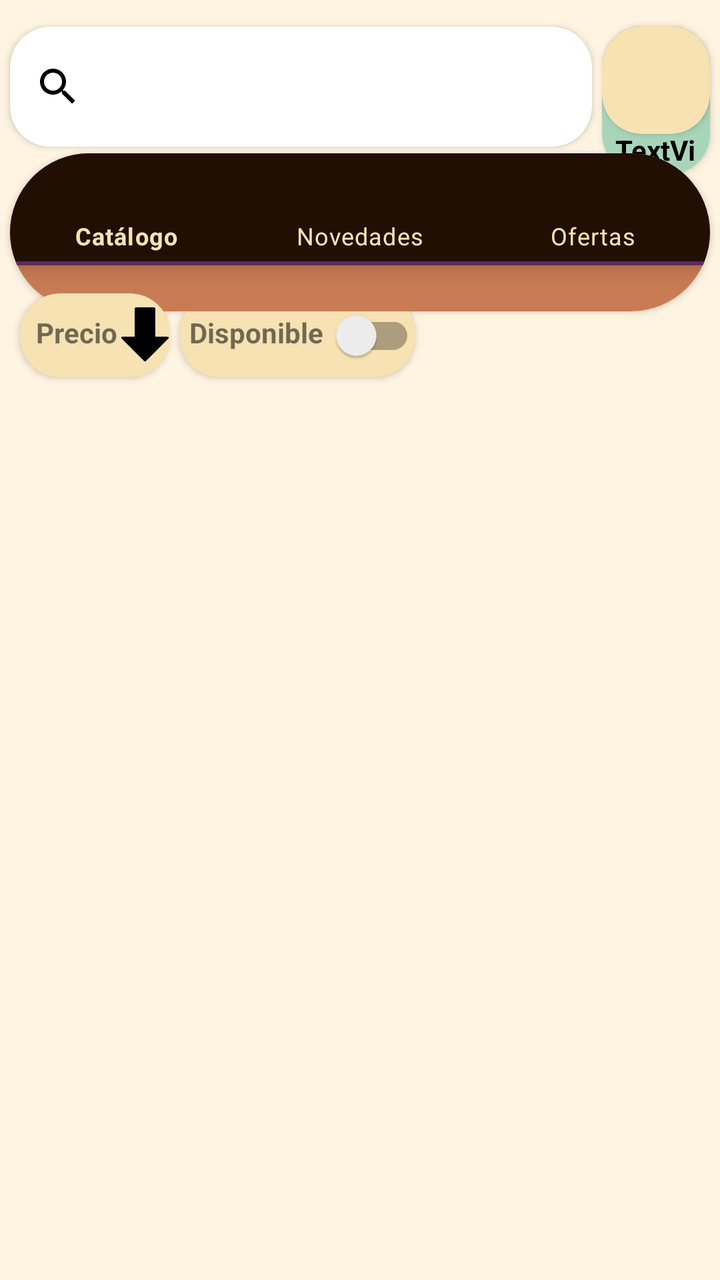
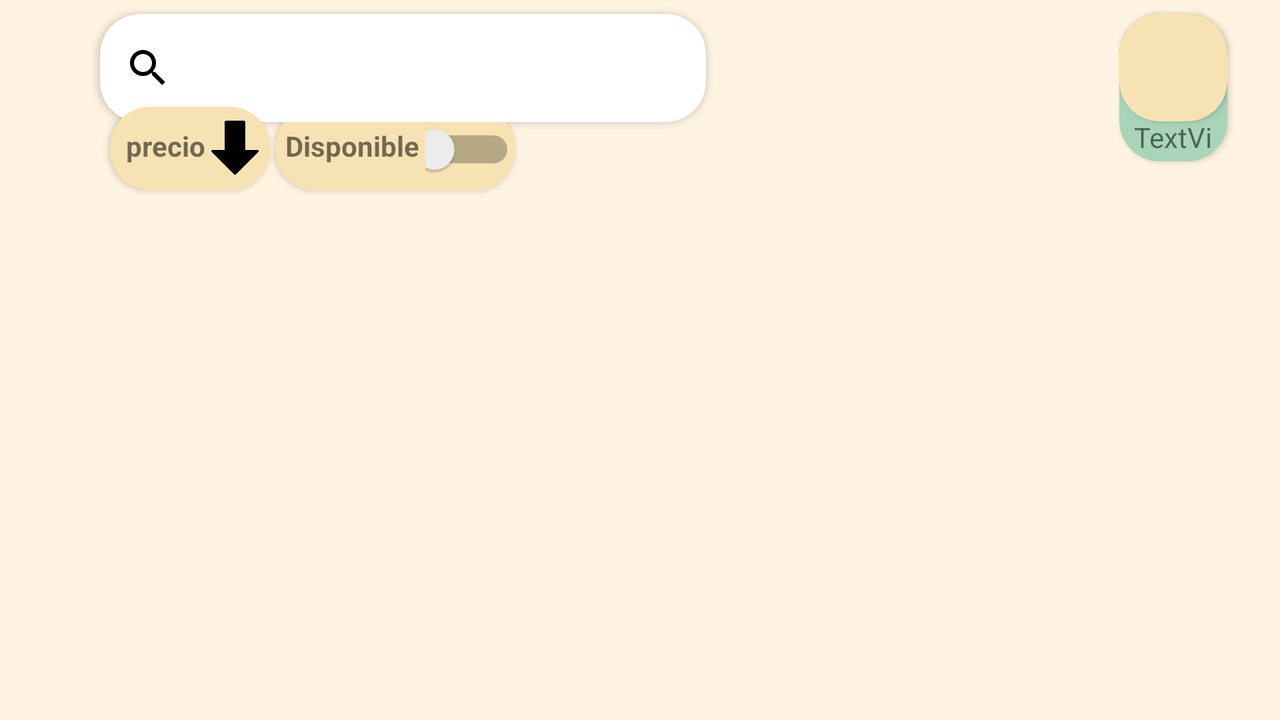

The same Android screen from two of the app's own layout files: first res/layout/ as a phone draws it, then the author's variant for another configuration, drawn on a device whose configuration selects that folder. Both files follow.
<!-- AndroidManifest.xml: application theme Theme.Pasteleria.Light -->
<!-- res/layout/fragment_items.xml -->
<?xml version="1.0" encoding="utf-8"?>
<androidx.constraintlayout.widget.ConstraintLayout xmlns:android="http://schemas.android.com/apk/res/android"
    xmlns:tools="http://schemas.android.com/tools"
    android:layout_width="match_parent"
    android:layout_height="match_parent"
    xmlns:app="http://schemas.android.com/apk/res-auto"
    tools:context=".main.view.ItemsFragment">

    <androidx.cardview.widget.CardView
        android:id="@+id/cardView8"
        android:layout_width="wrap_content"
        android:layout_height="42dp"
        android:backgroundTint="@color/vainilla"
        android:elevation="5dp"
        android:layout_marginTop="15dp"
        app:cardCornerRadius="20dp"
        app:layout_constraintBottom_toBottomOf="parent"
        app:layout_constraintEnd_toEndOf="parent"
        app:layout_constraintHorizontal_bias="0.343"
        app:layout_constraintStart_toStartOf="@+id/cardView11"
        app:layout_constraintTop_toTopOf="parent"
        app:layout_constraintVertical_bias="0.226">

        <TextView
            android:id="@+id/tvStock"
            android:layout_width="wrap_content"
            android:layout_height="wrap_content"
            android:layout_marginStart="5dp"
            android:layout_marginTop="10dp"
            android:text="@string/stock_available"
            android:textStyle="bold" />

        <androidx.appcompat.widget.SwitchCompat
            android:id="@+id/switchStockFix"
            android:layout_width="wrap_content"
            android:layout_height="wrap_content"
            android:layout_marginStart="70dp"/>
    </androidx.cardview.widget.CardView>

    <androidx.cardview.widget.CardView
        android:id="@+id/cardView12"
        android:layout_width="0dp"
        android:layout_height="60dp"
        app:cardCornerRadius="20dp"
        android:layout_marginEnd="5dp"
        android:layout_marginStart="5dp"
        app:layout_constraintBottom_toBottomOf="parent"
        app:layout_constraintEnd_toStartOf="@+id/cardView9"
        app:layout_constraintHorizontal_bias="0.148"
        app:layout_constraintStart_toStartOf="parent"
        app:layout_constraintTop_toTopOf="parent"
        app:layout_constraintVertical_bias="0.023">

        <androidx.appcompat.widget.SearchView
            android:id="@+id/searchViewProductos"
            android:layout_width="match_parent"
            android:layout_height="match_parent"
            app:queryHint="@string/search_hint" />
    </androidx.cardview.widget.CardView>

    <androidx.cardview.widget.CardView
        android:id="@+id/cardView9"
        android:layout_width="54dp"
        android:layout_height="74dp"
        android:backgroundTint="@color/menta"
        android:layout_marginEnd="5dp"
        android:layout_marginBottom="5dp"
        app:cardCornerRadius="20dp"
        app:layout_constraintBottom_toBottomOf="parent"
        app:layout_constraintEnd_toEndOf="parent"
        app:layout_constraintHorizontal_bias="0.955"
        app:layout_constraintStart_toEndOf="@+id/cardView12"
        app:layout_constraintTop_toTopOf="parent"
        app:layout_constraintVertical_bias="0.023">

        <androidx.cardview.widget.CardView
            android:id="@+id/cardViewCarrito"
            android:layout_width="54dp"
            android:layout_height="54dp"
            android:backgroundTint="@color/vainilla"

            android:elevation="5dp"
            app:cardCornerRadius="20dp"
            app:layout_constraintBottom_toBottomOf="parent"
            app:layout_constraintEnd_toEndOf="parent"
            app:layout_constraintHorizontal_bias="0.955"
            app:layout_constraintStart_toStartOf="parent"
            app:layout_constraintTop_toTopOf="parent"
            app:layout_constraintVertical_bias="0.023">

            <ImageButton
                android:id="@+id/carritoButton"
                android:layout_width="44dp"
                android:layout_height="44dp"
                android:layout_gravity="center"
                android:background="@color/vainilla"
                android:contentDescription="@string/anadir_al_carrito"
                android:scaleType="centerCrop"
                app:srcCompat="@drawable/carrito" />
        </androidx.cardview.widget.CardView>

        <TextView
            android:id="@+id/precioTextView"
            android:layout_width="match_parent"
            android:layout_height="20dp"
            android:layout_marginTop="50dp" />

        <TextView
            android:id="@+id/totalItems"
            android:layout_width="wrap_content"
            android:layout_height="wrap_content"
            android:layout_gravity="center"
            android:layout_marginTop="25dp"
            android:textStyle="bold"
            android:elevation="5dp"
            android:textColor="@color/black"
            android:text="@string/total_items" />
    </androidx.cardview.widget.CardView>

    <androidx.cardview.widget.CardView
        android:id="@+id/cardView10"
        android:layout_width="0dp"
        android:layout_height="wrap_content"
        android:layout_marginEnd="5dp"
        android:layout_marginStart="5dp"
        android:maxWidth="599dp"
        app:cardCornerRadius="40dp"
        app:layout_constraintBottom_toBottomOf="@+id/cardView8"
        app:layout_constraintEnd_toEndOf="parent"
        app:layout_constraintStart_toStartOf="parent"
        android:layout_marginTop="30dp"
        android:backgroundTint="@color/caramelo"
        app:layout_constraintTop_toTopOf="@+id/cardView12">
        <com.google.android.material.bottomnavigation.BottomNavigationView
            android:id="@+id/bottom_navigation"
            android:layout_width="match_parent"
            android:layout_height="wrap_content"
            android:layout_alignParentBottom="true"
            android:background="?attr/colorPrimary"
            android:layout_marginBottom="23dp"
            app:itemIconTint="@color/caramelo"
            app:itemTextColor="@color/vainilla"
            app:layout_constraintBottom_toBottomOf="parent"
            app:layout_constraintEnd_toEndOf="parent"
            app:layout_constraintHorizontal_bias="1.0"
            app:layout_constraintStart_toStartOf="parent"
            app:layout_constraintTop_toTopOf="parent"
            app:menu="@menu/menu_items">

            <androidx.constraintlayout.widget.ConstraintLayout
                android:layout_width="match_parent"
                android:layout_height="2dp"
                android:layout_gravity="bottom"
                app:layout_constraintBottom_toBottomOf="@id/bottom_navigation"
                android:background="@color/ciruela_oscuro"/>

        </com.google.android.material.bottomnavigation.BottomNavigationView>
    </androidx.cardview.widget.CardView>

    <ProgressBar
        android:id="@+id/progressBar"
        style="?android:attr/progressBarStyleLarge"
        android:layout_width="150dp"
        android:layout_height="150dp"
        android:layout_gravity="center"
        android:visibility="visible"
        app:layout_constraintBottom_toBottomOf="parent"
        app:layout_constraintEnd_toEndOf="parent"
        app:layout_constraintHorizontal_bias="0.498"
        app:layout_constraintStart_toStartOf="parent"
        app:layout_constraintTop_toBottomOf="@+id/cardView8"
        app:layout_constraintVertical_bias="0.415" />

    <androidx.recyclerview.widget.RecyclerView
        android:id="@+id/recyclerViewCatalogoBuscar"
        android:layout_width="match_parent"
        android:layout_height="0dp"
        android:layout_marginTop="5dp"
        android:padding="8dp"
        android:scrollbars="vertical"
        app:layout_constraintBottom_toBottomOf="parent"
        app:layout_constraintEnd_toEndOf="parent"
        app:layout_constraintHorizontal_bias="0.666"
        app:layout_constraintStart_toStartOf="parent"
        android:visibility="gone"
        app:layout_constraintTop_toBottomOf="@+id/cardView8"
        app:layout_constraintVertical_bias="1.0" />

    <androidx.cardview.widget.CardView
        android:id="@+id/cardView11"
        android:layout_width="wrap_content"
        android:layout_height="42dp"
        android:layout_marginStart="5dp"
        android:layout_marginTop="15dp"
        android:backgroundTint="@color/vainilla"
        android:elevation="5dp"
        app:cardCornerRadius="20dp"
        app:layout_constraintBottom_toBottomOf="parent"
        app:layout_constraintEnd_toEndOf="parent"
        app:layout_constraintHorizontal_bias="0.018"
        app:layout_constraintStart_toStartOf="parent"
        app:layout_constraintTop_toTopOf="parent"
        app:layout_constraintVertical_bias="0.226">

        <ImageButton
            android:id="@+id/buttonPrecio"
            android:layout_width="25dp"
            android:layout_height="27dp"
            android:contentDescription="@string/click_here"
            android:layout_marginStart="50dp"
            android:layout_marginTop="7dp"
            android:background="@color/vainilla"
            android:scaleType="centerCrop"
            android:src="@drawable/abajo"
            app:layout_constraintHorizontal_bias="0.176"
            app:layout_constraintStart_toStartOf="parent"
            app:layout_constraintTop_toTopOf="parent"
            app:layout_constraintVertical_bias="0.111" />

        <TextView
            android:id="@+id/tvPrecio"
            android:layout_width="wrap_content"
            android:layout_height="wrap_content"
            android:layout_marginStart="8dp"
            android:layout_marginTop="10dp"
            android:text="@string/price"
            android:textStyle="bold" />
    </androidx.cardview.widget.CardView>

</androidx.constraintlayout.widget.ConstraintLayout>
<!-- resources referenced by this layout -->
<resources>
  <color name="black">#FF000000</color>
  <color name="caramelo">#C97C54</color>
  <color name="ciruela_oscuro">#5B2C58</color>
  <color name="menta">#A8D5BA</color>
  <color name="vainilla">#F6E2B3</color>
  <!-- drawable abajo: png bitmap (drawable, 5409 bytes) -->
  <string name="anadir_al_carrito">Comprar</string>
  <string name="click_here">haz clic aquí</string>
  <string name="price">Precio</string>
  <string name="search_hint">Buscar producto</string>
  <string name="stock_available">Disponible</string>
  <string name="total_items">TextVi</string>
  <style name="Theme.Pasteleria.Light" parent="Theme.MaterialComponents.DayNight.NoActionBar">
          
          <item name="android:forceDarkAllowed" tools:targetApi="q">false</item>
  
          <item name="colorPrimary">@color/chocolate_oscuro1</item>
          <item name="colorPrimaryVariant">@color/chocolate_claro1</item>
          <item name="colorOnPrimary">@color/white</item>
          <item name="colorSecondary">@color/caramelo</item>
          <item name="colorSecondaryVariant">@color/fresa</item>
          <item name="colorOnSecondary">@color/white</item>
          <item name="android:windowBackground">@color/fondo_pasteleria</item>
          <item name="colorOnBackground">@color/black</item>
          <item name="colorOnSurface">@color/black</item>
          <item name="colorError">@color/rosa_candy</item>
          <item name="colorSurface">@color/white</item>
          <item name="android:textColorPrimary">@color/black</item>
          <item name="android:textColorSecondary">@color/black</item>
      </style>
  <color name="chocolate_oscuro1">#210f04</color>
  <color name="chocolate_claro1">#b08968</color>
  <color name="white">#FFFFFFFF</color>
  <color name="fresa">#F8A1B4</color>
  <color name="fondo_pasteleria">#FFF4E1</color>
  <color name="rosa_candy">#F16D8E</color>
</resources>
<!-- res/layout-land/fragment_items.xml (the author's variant of the layout above) -->
<!-- drawn on the phone turned sideways -->
<?xml version="1.0" encoding="utf-8"?>
<androidx.constraintlayout.widget.ConstraintLayout xmlns:android="http://schemas.android.com/apk/res/android"
    xmlns:tools="http://schemas.android.com/tools"
    android:layout_width="match_parent"
    android:layout_height="match_parent"
    xmlns:app="http://schemas.android.com/apk/res-auto"
    tools:context=".main.view.ItemsFragment">

    <androidx.cardview.widget.CardView
        android:layout_width="120dp"
        android:layout_height="42dp"
        android:backgroundTint="@color/vainilla"
        android:elevation="5dp"
        app:cardCornerRadius="20dp"
        app:layout_constraintBottom_toBottomOf="parent"
        app:layout_constraintEnd_toEndOf="parent"
        app:layout_constraintHorizontal_bias="0.265"
        app:layout_constraintStart_toStartOf="parent"
        app:layout_constraintTop_toTopOf="parent"
        app:layout_constraintVertical_bias="0.168">

        <TextView
            android:id="@+id/tvStock"
            android:layout_width="wrap_content"
            android:layout_height="wrap_content"
            android:layout_marginLeft="5dp"
            android:layout_marginTop="10dp"
            android:text="Disponible"
            android:textStyle="bold" />

        <Switch
            android:id="@+id/switchStock"
            android:layout_width="wrap_content"
            android:layout_height="wrap_content"
            android:layout_marginLeft="75dp"
            android:layout_marginTop="8dp" />
    </androidx.cardview.widget.CardView>

    <androidx.cardview.widget.CardView
        android:layout_width="303dp"
        android:layout_height="54dp"
        app:cardCornerRadius="20dp"
        app:layout_constraintBottom_toBottomOf="parent"
        app:layout_constraintEnd_toEndOf="parent"
        app:layout_constraintHorizontal_bias="0.148"
        app:layout_constraintStart_toStartOf="parent"
        app:layout_constraintTop_toTopOf="parent"
        app:layout_constraintVertical_bias="0.023">

        <androidx.appcompat.widget.SearchView
            android:id="@+id/searchViewProductos"
            android:layout_width="match_parent"
            android:layout_height="match_parent"
            app:queryHint="Buscar producto" />
    </androidx.cardview.widget.CardView>
    <androidx.cardview.widget.CardView
        android:layout_width="54dp"
        android:layout_height="74dp"
        app:cardCornerRadius="20dp"
        android:backgroundTint="@color/menta"
        app:layout_constraintBottom_toBottomOf="parent"
        app:layout_constraintEnd_toEndOf="parent"
        app:layout_constraintHorizontal_bias="0.955"
        app:layout_constraintStart_toStartOf="parent"
        app:layout_constraintTop_toTopOf="parent"
        app:layout_constraintVertical_bias="0.023">

        <androidx.cardview.widget.CardView
            android:layout_width="54dp"
            android:layout_height="54dp"
            app:cardCornerRadius="20dp"
            android:elevation="5dp"
            android:backgroundTint="@color/vainilla"
            app:layout_constraintBottom_toBottomOf="parent"
            app:layout_constraintEnd_toEndOf="parent"
            app:layout_constraintHorizontal_bias="0.955"
            app:layout_constraintStart_toStartOf="parent"
            app:layout_constraintTop_toTopOf="parent"
            app:layout_constraintVertical_bias="0.023">
            <ImageButton
                android:id="@+id/carritoButton"
                android:layout_width="44dp"
                android:layout_gravity="center"
                android:background="@color/vainilla"
                android:scaleType="centerCrop"
                app:srcCompat="@drawable/carrito"
                android:layout_height="44dp" />
        </androidx.cardview.widget.CardView>
        <TextView
            android:layout_marginTop="50dp"
            android:id="@+id/precioTextView"
            android:layout_width="match_parent"
            android:layout_height="20dp"
            />

        <TextView
            android:id="@+id/totalItems"
            android:layout_width="wrap_content"
            android:layout_height="wrap_content"
            android:layout_marginTop="25dp"
            android:layout_gravity="center"
            android:elevation="5dp"
            android:text="TextVi" />
    </androidx.cardview.widget.CardView>

    <androidx.recyclerview.widget.RecyclerView
        android:id="@+id/recyclerViewCatalogoBuscar"
        android:layout_width="730dp"
        android:layout_height="316dp"
        android:padding="8dp"
        android:scrollbars="vertical"
        app:layout_constraintBottom_toBottomOf="parent"
        app:layout_constraintEnd_toEndOf="parent"
        app:layout_constraintHorizontal_bias="0.0"
        app:layout_constraintStart_toStartOf="parent"
        app:layout_constraintTop_toTopOf="parent"
        app:layout_constraintVertical_bias="1.0" />

    <androidx.cardview.widget.CardView
        android:layout_width="80dp"
        android:layout_height="42dp"
        android:backgroundTint="@color/vainilla"
        android:elevation="5dp"
        app:cardCornerRadius="20dp"
        app:layout_constraintBottom_toBottomOf="parent"
        app:layout_constraintEnd_toEndOf="parent"
        app:layout_constraintHorizontal_bias="0.098"
        app:layout_constraintStart_toStartOf="parent"
        app:layout_constraintTop_toTopOf="parent"
        app:layout_constraintVertical_bias="0.168">

        <ImageButton
            android:id="@+id/buttonPrecio"
            android:layout_width="25dp"
            android:layout_height="27dp"
            android:layout_marginLeft="50dp"
            android:layout_marginTop="7dp"
            android:background="@color/vainilla"
            android:scaleType="centerCrop"
            android:src="@drawable/abajo"
            app:layout_constraintHorizontal_bias="0.176"
            app:layout_constraintStart_toStartOf="parent"
            app:layout_constraintTop_toTopOf="parent"
            app:layout_constraintVertical_bias="0.111" />

        <TextView
            android:id="@+id/tvPrecio"
            android:layout_width="wrap_content"
            android:layout_height="wrap_content"
            android:layout_marginLeft="8dp"
            android:layout_marginTop="10dp"
            android:text="precio"
            android:textStyle="bold" />
    </androidx.cardview.widget.CardView>

</androidx.constraintlayout.widget.ConstraintLayout>
<!-- resources referenced by the variant -->
<!-- as the phone turned sideways resolves them -->
<resources>
  <color name="menta">#A8D5BA</color>
  <color name="vainilla">#F6E2B3</color>
  <!-- drawable abajo: png bitmap (drawable, 5409 bytes) -->
  <style name="Theme.Pasteleria.Light" parent="Theme.MaterialComponents.DayNight.NoActionBar">
          
          <item name="android:forceDarkAllowed" tools:targetApi="q">false</item>
  
          <item name="colorPrimary">@color/chocolate_oscuro1</item>
          <item name="colorPrimaryVariant">@color/chocolate_claro1</item>
          <item name="colorOnPrimary">@color/white</item>
          <item name="colorSecondary">@color/caramelo</item>
          <item name="colorSecondaryVariant">@color/fresa</item>
          <item name="colorOnSecondary">@color/white</item>
          <item name="android:windowBackground">@color/fondo_pasteleria</item>
          <item name="colorOnBackground">@color/black</item>
          <item name="colorOnSurface">@color/black</item>
          <item name="colorError">@color/rosa_candy</item>
          <item name="colorSurface">@color/white</item>
          <item name="android:textColorPrimary">@color/black</item>
          <item name="android:textColorSecondary">@color/black</item>
      </style>
  <color name="chocolate_oscuro1">#210f04</color>
  <color name="chocolate_claro1">#b08968</color>
  <color name="white">#FFFFFFFF</color>
  <color name="caramelo">#C97C54</color>
  <color name="fresa">#F8A1B4</color>
  <color name="fondo_pasteleria">#FFF4E1</color>
  <color name="black">#FF000000</color>
  <color name="rosa_candy">#F16D8E</color>
</resources>
